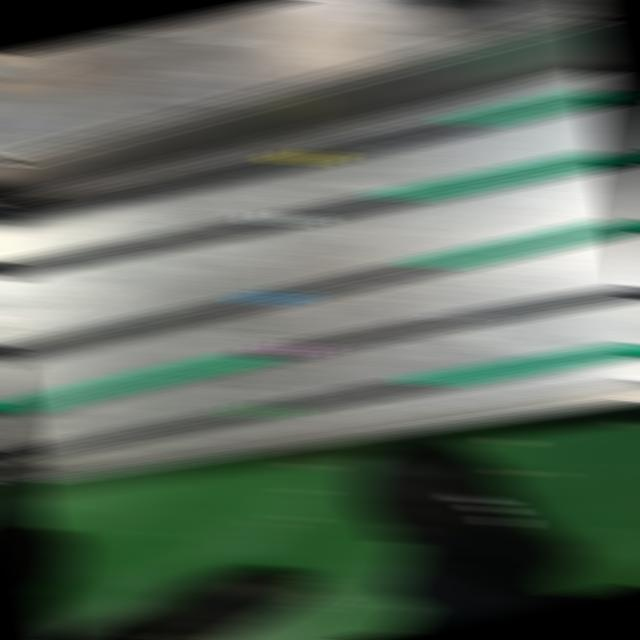
#> input picture dataset/images/WhatsApp-Image-2025-12-22-at-14-51-42_jpeg.rf.3908a0a0577cb2d8e5f5f3b01aed4196.jpg, 640 x 640 px
$ python -i simple_detector.py   (imports and definitions only)
#> lines starting #> are read from the running program, lines starting #| are printed output that depends on the picture; after the words box and inside, x2 and y2 are one past the last pixel; in counts of white or black regions, pixels touching at a corner belong together
"""
Simple Direct Cable Marker Detector
No pretrained models - Pure OpenCV color detection
"""

import cv2
import numpy as np
from typing import List, Dict


class SimpleMarkerDetector:
    """Simple, direct cable marker detector using only OpenCV"""

    def __init__(self):
        # Direct HSV color ranges for markers
        self.colors = {
            "Green": {"lower": np.array([35, 40, 40]), "upper": np.array([85, 255, 255])},
            "Blue": {"lower": np.array([90, 50, 50]), "upper": np.array([130, 255, 255])},
            "Yellow": {"lower": np.array([20, 80, 80]), "upper": np.array([35, 255, 255])},
            "Pink": {"lower": np.array([140, 30, 80]), "upper": np.array([175, 255, 255])},
            "Purple": {"lower": np.array([120, 30, 60]), "upper": np.array([155, 255, 255])},
            "White": {"lower": np.array([0, 0, 150]), "upper": np.array([180, 50, 255])},
            "Gray": {"lower": np.array([0, 0, 50]), "upper": np.array([180, 50, 200])},
        }

    def detect_markers(self, image: np.ndarray) -> List[Dict]:
        """Detect cable markers directly by color"""
        hsv = cv2.cvtColor(image, cv2.COLOR_BGR2HSV)
        height, width = image.shape[:2]

        all_detections = []

        # Detect each color
        for color_name, color_range in self.colors.items():
            # Create mask
            mask = cv2.inRange(hsv, color_range["lower"], color_range["upper"])

            # Clean up mask
            kernel = cv2.getStructuringElement(cv2.MORPH_RECT, (5, 5))
            mask = cv2.morphologyEx(mask, cv2.MORPH_CLOSE, kernel)
            mask = cv2.morphologyEx(mask, cv2.MORPH_OPEN, kernel)

            # Find contours
            contours, _ = cv2.findContours(mask, cv2.RETR_EXTERNAL, cv2.CHAIN_APPROX_SIMPLE)

            for contour in contours:
                area = cv2.contourArea(contour)
                if area < 200:  # Minimum area
                    continue

                x, y, w, h = cv2.boundingRect(contour)

                # Check aspect ratio
                aspect = h / (w + 0.001)
                if aspect < 0.2 or aspect > 10.0:
                    continue

                # Calculate coverage
                roi_mask = mask[y:y+h, x:x+w]
                coverage = cv2.countNonZero(roi_mask) / (w * h)

                if coverage > 0.1:  # At least 10% coverage
                    all_detections.append({
                        "bbox": (x, y, w, h),
                        "color": color_name,
                        "coverage": coverage,
                        "center_y": y + h // 2
                    })

        # Sort by vertical position
        all_detections.sort(key=lambda d: d["center_y"])

        # Remove overlapping detections
        filtered = self._remove_overlaps(all_detections)

        # Build result
        markers = []
        for idx, det in enumerate(filtered):
            x, y, w, h = det["bbox"]
            markers.append({
                "component_id": idx + 1,
                "component_type": "Cable Marker",
                "primary_color": det["color"],
                "color_pattern": [det["color"]],
                "bounding_box": {
                    "x": int(x),
                    "y": int(y),
                    "width": int(w),
                    "height": int(h)
                },
                "confidence": round(min(det["coverage"] * 100, 95), 2),
                "center": (int(x + w/2), int(y + h/2)),
                "stripe_count": 3
            })

        return markers

    def _remove_overlaps(self, detections: List[Dict]) -> List[Dict]:
        """Remove overlapping detections, keep the one with higher coverage"""
        if not detections:
            return []

        filtered = []
        used = set()

        for i, det1 in enumerate(detections):
            if i in used:
                continue

            x1, y1, w1, h1 = det1["bbox"]
            best_det = det1

            # Check for overlaps
            for j, det2 in enumerate(detections):
                if i == j or j in used:
                    continue

                x2, y2, w2, h2 = det2["bbox"]

                # Calculate overlap
                x_overlap = max(0, min(x1 + w1, x2 + w2) - max(x1, x2))
                y_overlap = max(0, min(y1 + h1, y2 + h2) - max(y1, y2))
                overlap_area = x_overlap * y_overlap

                area1 = w1 * h1
                iou = overlap_area / min(area1, w2 * h2) if min(area1, w2 * h2) > 0 else 0

                if iou > 0.3:  # Overlapping
                    # Keep the one with higher coverage
                    if det2["coverage"] > best_det["coverage"]:
                        best_det = det2
                    used.add(j)

            filtered.append(best_det)
            used.add(i)

        return filtered

    def draw_detections(self, image: np.ndarray, markers: List[Dict]) -> np.ndarray:
        """Draw detection results"""
        result = image.copy()

        color_map = {
            "Yellow": (0, 255, 255),
            "Blue": (255, 0, 0),
            "Green": (0, 255, 0),
            "Pink": (203, 192, 255),
            "Purple": (255, 0, 255),
            "White": (255, 255, 255),
            "Gray": (128, 128, 128)
        }

        for marker in markers:
            bbox = marker["bounding_box"]
            x, y, w, h = bbox["x"], bbox["y"], bbox["width"], bbox["height"]

            color = marker.get("primary_color", "Unknown")
            box_color = color_map.get(color, (0, 255, 0))

            # Draw bounding box
            cv2.rectangle(result, (x, y), (x + w, y + h), box_color, 3)

            # Draw label
            label = f"Cable {marker['component_id']}: {color}"
            label_size = cv2.getTextSize(label, cv2.FONT_HERSHEY_SIMPLEX, 0.6, 2)[0]

            cv2.rectangle(result, (x, y - 35), (x + label_size[0] + 10, y - 5), (0, 0, 0), -1)
            cv2.putText(result, label, (x + 5, y - 15), cv2.FONT_HERSHEY_SIMPLEX, 0.6, (0, 255, 255), 2)

            # Draw confidence
            conf_text = f"{marker['confidence']:.1f}%"
            cv2.putText(result, conf_text, (x, y + h + 20), cv2.FONT_HERSHEY_SIMPLEX, 0.5, (255, 255, 255), 2)

            # Draw bar pattern
            bars = '|' * marker.get('stripe_count', 3)
            cv2.putText(result, bars, (x, y + h + 40), cv2.FONT_HERSHEY_SIMPLEX, 0.7, box_color, 2)

        return result

>>> import cv2
>>> picture = cv2.imread('dataset/images/WhatsApp-Image-2025-12-22-at-14-51-42_jpeg.rf.3908a0a0577cb2d8e5f5f3b01aed4196.jpg')
#> picture is the input picture: shape (640, 640, 3); mean B, G, R 93.1, 104.7, 93.5
>>> result = SimpleMarkerDetector().detect_markers(picture)
#> in detect_markers, `hsv = cv2.cvtColor(image, cv2.COLOR_BGR2HSV)`: hsv: shape (640, 640, 3); mean H, S, V 45.9, 48, 105.5
#> the loop in detect_markers, `for color_name, color_range in self.colors.items():` made 7 passes
#> contours on pass 4: [[[296, 348], [296, 352], [306, 352], [306, 348]]]
#> pass 1, in detect_markers, `mask = cv2.inRange(hsv, color_range["lower"], color_range["upper"])`:
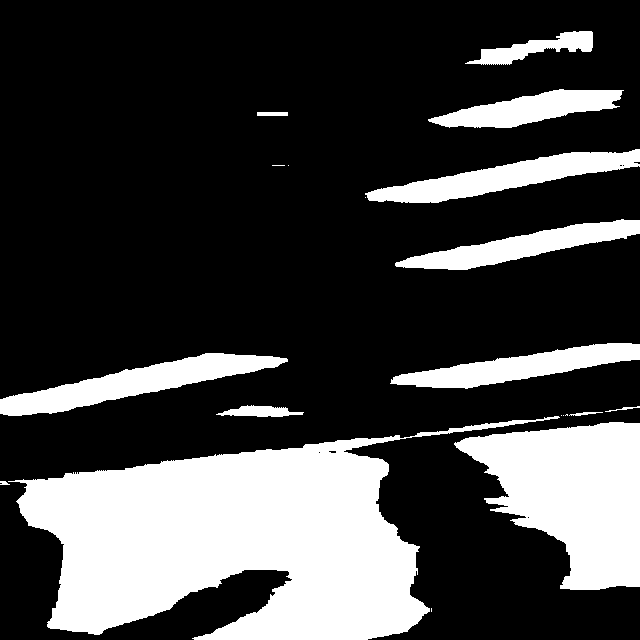
#> mask: shape (640, 640); 26.3% white; 20 white regions (7 under 20 px), largest, box (x1, y1, x2, y2) and area: (8, 416, 560, 640) 58953, (454, 422, 640, 590) 19654, (0, 353, 288, 416) 6571
#> pass 1, in detect_markers, `mask = cv2.morphologyEx(mask, cv2.MORPH_CLOSE, kernel)`:
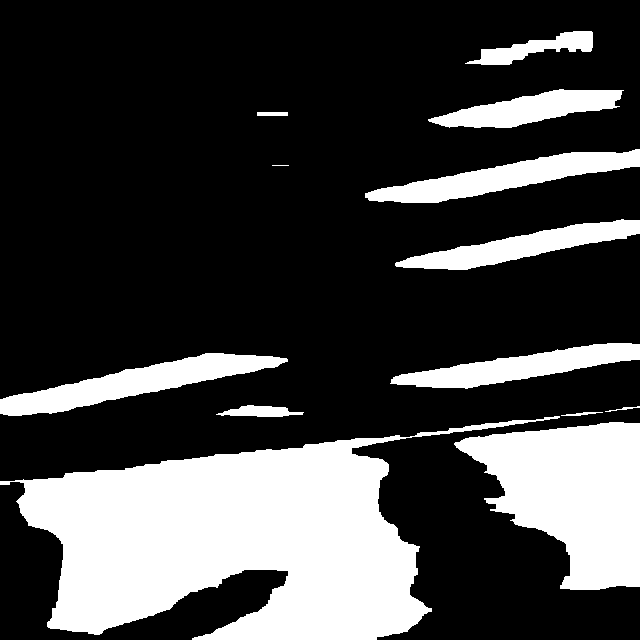
#> mask: shape (640, 640); 26.4% white; 13 white regions (1 under 20 px), largest, box (x1, y1, x2, y2) and area: (0, 416, 560, 640) 59168, (454, 422, 640, 590) 19745, (0, 353, 288, 416) 6576
#> pass 1, in detect_markers, `mask = cv2.morphologyEx(mask, cv2.MORPH_OPEN, kernel)`:
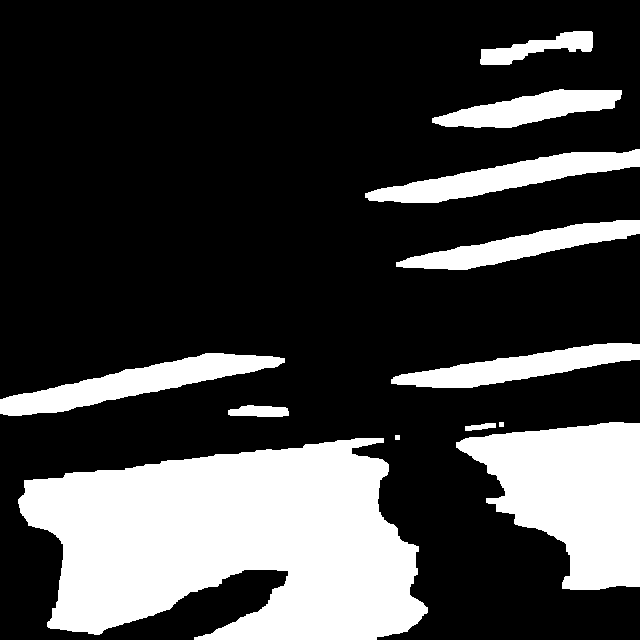
#> mask: shape (640, 640); 26.1% white; 12 white regions, largest, box (x1, y1, x2, y2) and area: (18, 438, 428, 640) 58415, (456, 422, 640, 590) 19700, (0, 353, 285, 416) 6562
#> pass 2, in detect_markers, `mask = cv2.inRange(hsv, color_range["lower"], color_range["upper"])`:
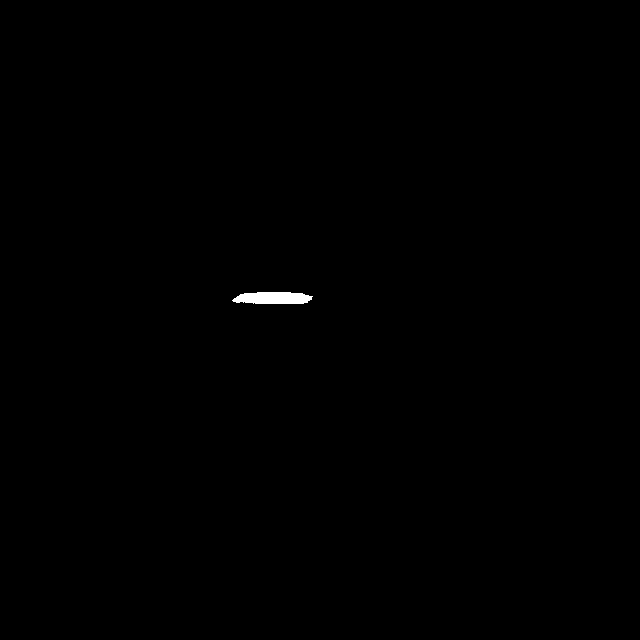
#> mask: shape (640, 640); 0.2% white; 1 white region, box (x1, y1, x2, y2) and area: (232, 292, 313, 304) 808
#> after the loop in detect_markers, `for color_name, color_range in self.colors.items():`:
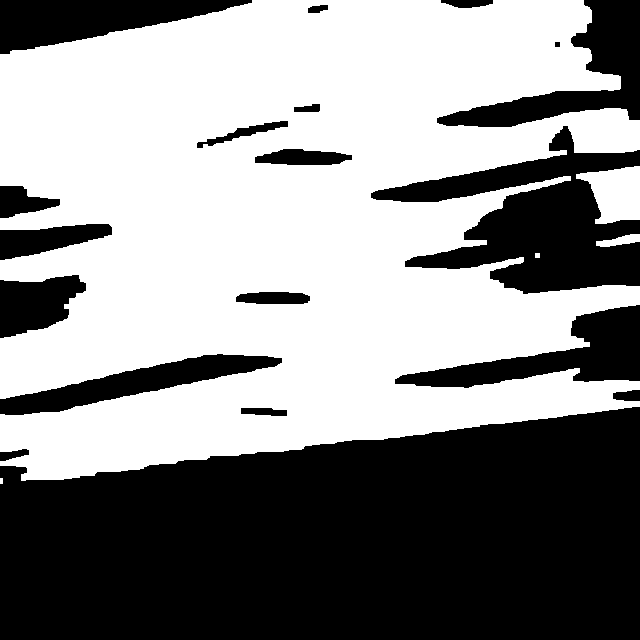
#> mask: shape (640, 640); 54.6% white; 19 black regions, largest, box (x1, y1, x2, y2) and area: (0, 407, 640, 640) 124586, (371, 126, 640, 294) 20277, (437, 0, 640, 127) 8464
#> after the loop in detect_markers, `for color_name, color_range in self.colors.items():`:
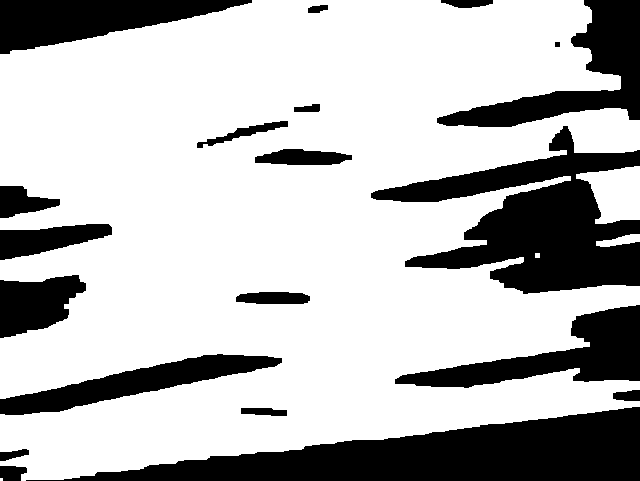
#> roi_mask: shape (481, 640); 72.7% white; 20 black regions, largest, box (x1, y1, x2, y2) and area: (26, 407, 640, 481) 22496, (371, 126, 640, 294) 20277, (437, 0, 640, 127) 8464
#> after the loop in detect_markers, `for color_name, color_range in self.colors.items():`: all_detections = 17 items
#> the loop in _remove_overlaps, `for i, det1 in enumerate(detections):` made 17 passes
#> (x1, y1, w1, h1) on passes 1, 2, 3, 5, 6, 11, 12, 14, 15, 16, 17: (237, 0, 179, 80), (480, 31, 113, 34), (432, 89, 190, 39), (576, 166, 64, 58), (596, 234, 44, 13), (399, 301, 241, 65), (0, 347, 147, 44), (385, 359, 255, 52), (54, 419, 23, 17), (456, 422, 184, 168), (18, 438, 410, 202)
#> after the loop in _remove_overlaps, `for i, det1 in enumerate(detections):`: filtered = 11 items; used = 17 items
#> in detect_markers, `filtered = self._remove_overlaps(all_detections)`: filtered = 11 items
#> the loop in detect_markers, `for idx, det in enumerate(filtered):` made 11 passes
#> result = 11 items

$ run again, on dataset/images/WhatsApp-Image-2025-12-22-at-14-51-43-1-_jpeg.rf.d5e445351cccb647cd5b59fe21a7967e.jpg
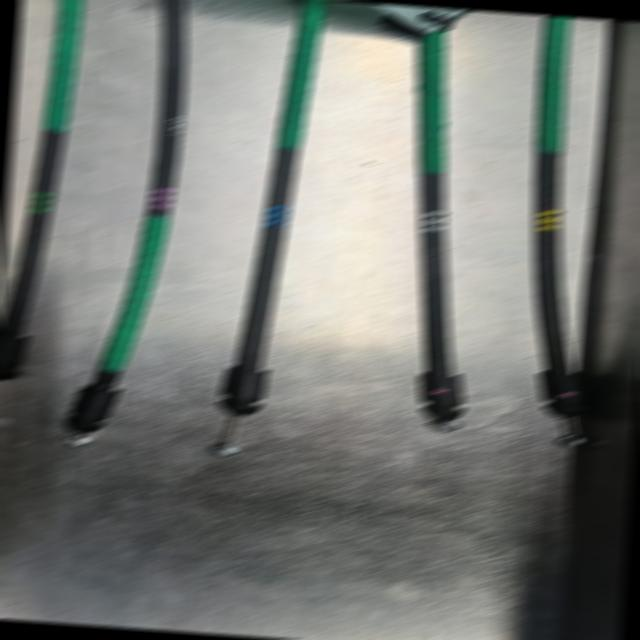
#> input picture dataset/images/WhatsApp-Image-2025-12-22-at-14-51-43-1-_jpeg.rf.d5e445351cccb647cd5b59fe21a7967e.jpg, 640 x 640 px
#> picture is the input picture: shape (640, 640, 3); mean B, G, R 117, 121.5, 118
#> hsv: shape (640, 640, 3); mean H, S, V 47.6, 20.3, 122.7
#> the loop in detect_markers, `for color_name, color_range in self.colors.items():` made 7 passes
#> pass 1, in detect_markers, `mask = cv2.morphologyEx(mask, cv2.MORPH_OPEN, kernel)`:
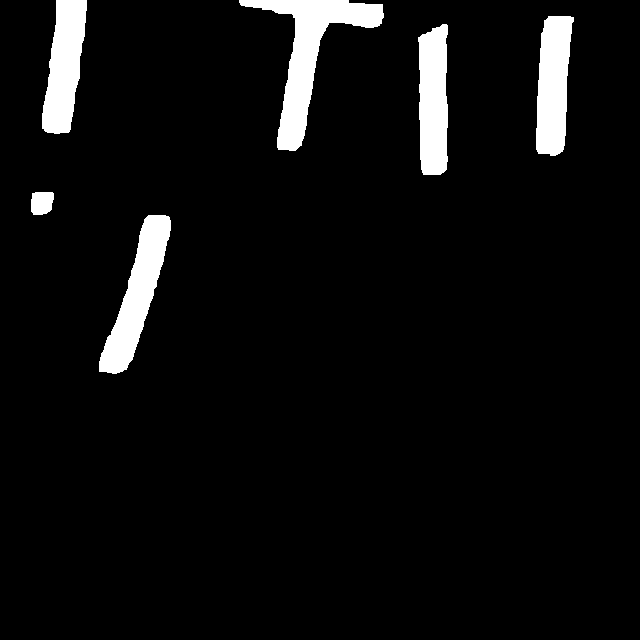
#> mask: shape (640, 640); 5.6% white; 6 white regions, box (x1, y1, x2, y2) and area: (239, 0, 384, 151) 6018, (99, 215, 171, 374) 4614, (536, 16, 574, 156) 4019, (42, 0, 87, 134) 4011, (418, 24, 448, 175) 3972, (31, 192, 54, 215) 465
#> after the loop in detect_markers, `for color_name, color_range in self.colors.items():`:
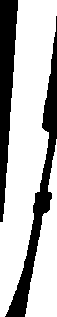
#> roi_mask: shape (317, 57); 70.9% white; 2 black regions, box (x1, y1, x2, y2) and area: (5, 16, 57, 317) 2875, (0, 0, 18, 222) 2383
#> after the loop in detect_markers, `for color_name, color_range in self.colors.items():`: all_detections = 21 items
#> the loop in _remove_overlaps, `for i, det1 in enumerate(detections):` made 21 passes
#> (x1, y1, w1, h1) on passes 1, 2, 3, 4, 5, 11, 14, 15: (42, 0, 45, 134), (239, 0, 145, 151), (536, 16, 38, 140), (418, 24, 30, 151), (11, 0, 43, 244), (152, 189, 18, 19), (445, 14, 93, 380), (265, 195, 23, 36)
#> after the loop in _remove_overlaps, `for i, det1 in enumerate(detections):`: filtered = 12 items; used = 21 items
#> in detect_markers, `filtered = self._remove_overlaps(all_detections)`: filtered = 12 items
#> the loop in detect_markers, `for idx, det in enumerate(filtered):` made 12 passes
#> (x, y, w, h) on passes 1 to 8: (0, 0, 577, 640), (269, 29, 153, 386), (552, 17, 88, 356), (418, 24, 30, 151), (31, 192, 23, 23), (152, 189, 18, 19), (445, 14, 93, 380), (265, 195, 23, 36)

$ run again, on dataset/images/WhatsApp-Image-2026-01-21-at-20-36-10-1-_jpeg.rf.68393572575d2645109d3ef5efd6d3dc.jpg
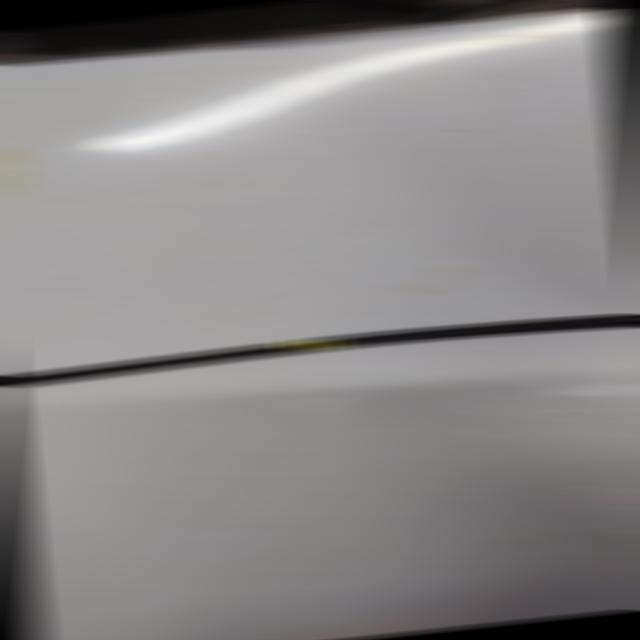
#> input picture dataset/images/WhatsApp-Image-2026-01-21-at-20-36-10-1-_jpeg.rf.68393572575d2645109d3ef5efd6d3dc.jpg, 640 x 640 px
#> picture is the input picture: shape (640, 640, 3); mean B, G, R 133.8, 133.7, 136.3
#> hsv: shape (640, 640, 3); mean H, S, V 87.9, 8.7, 136.4
#> the loop in detect_markers, `for color_name, color_range in self.colors.items():` made 7 passes
#> contours on pass 3: [[[322, 341], [322, 347], [326, 347], [326, 341]]]
#> after the loop in detect_markers, `for color_name, color_range in self.colors.items():`:
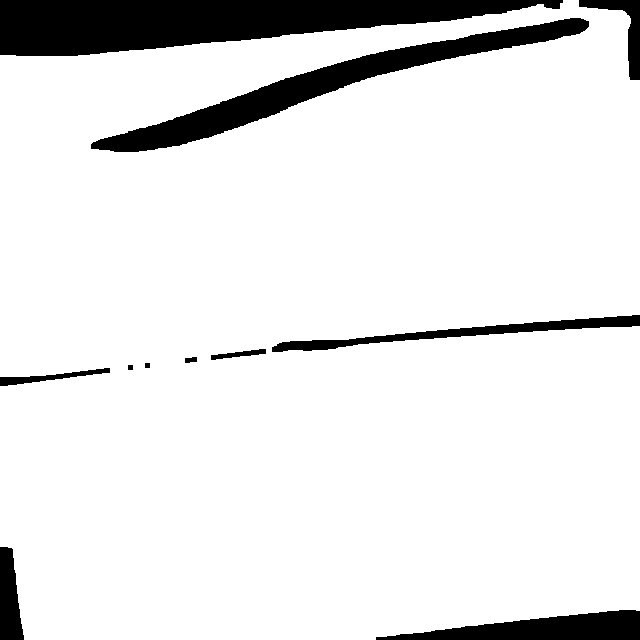
#> mask: shape (640, 640); 89.5% white; 11 black regions, largest, box (x1, y1, x2, y2) and area: (0, 0, 563, 56) 19728, (91, 18, 589, 152) 11367, (376, 610, 640, 640) 4631
#> after the loop in detect_markers, `for color_name, color_range in self.colors.items():`: all_detections = 3 items
#> the loop in _remove_overlaps, `for i, det1 in enumerate(detections):` made 3 passes
#> (x1, y1, w1, h1) on passes 1, 3: (0, 13, 604, 358), (32, 330, 608, 225)
#> after the loop in _remove_overlaps, `for i, det1 in enumerate(detections):`: filtered = 2 items; used = 3 items
#> in detect_markers, `filtered = self._remove_overlaps(all_detections)`: filtered = 2 items
#> the loop in detect_markers, `for idx, det in enumerate(filtered):` made 2 passes
#> (x, y, w, h) on passes 1 to 2: (0, 0, 640, 640), (32, 330, 608, 225)
